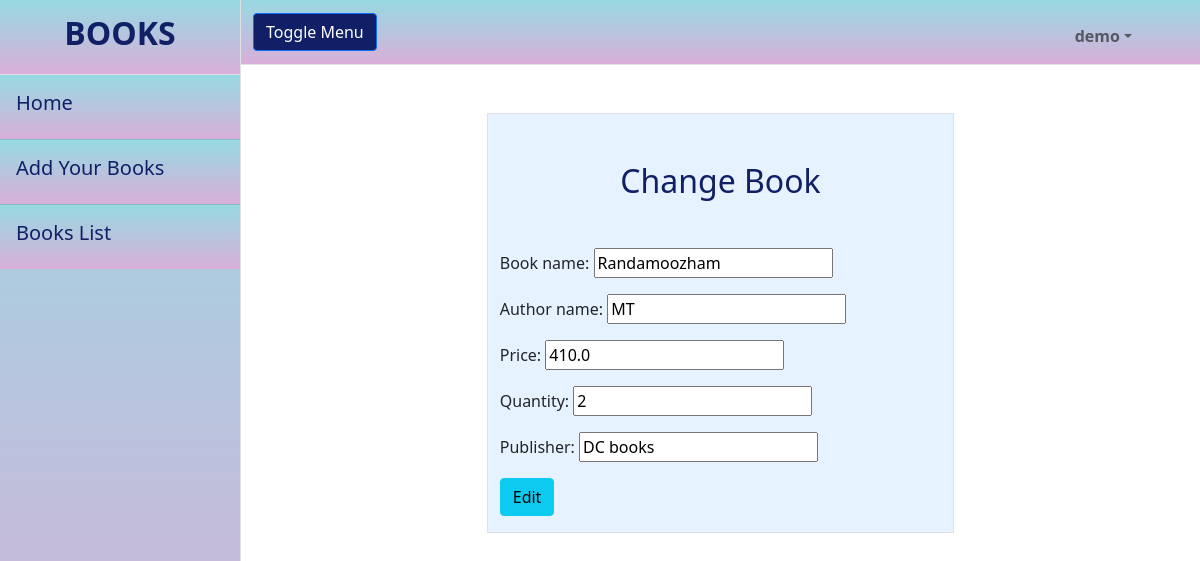
/bookapp/books/change/3 (signed in), run on an earlier commit of the app's database.
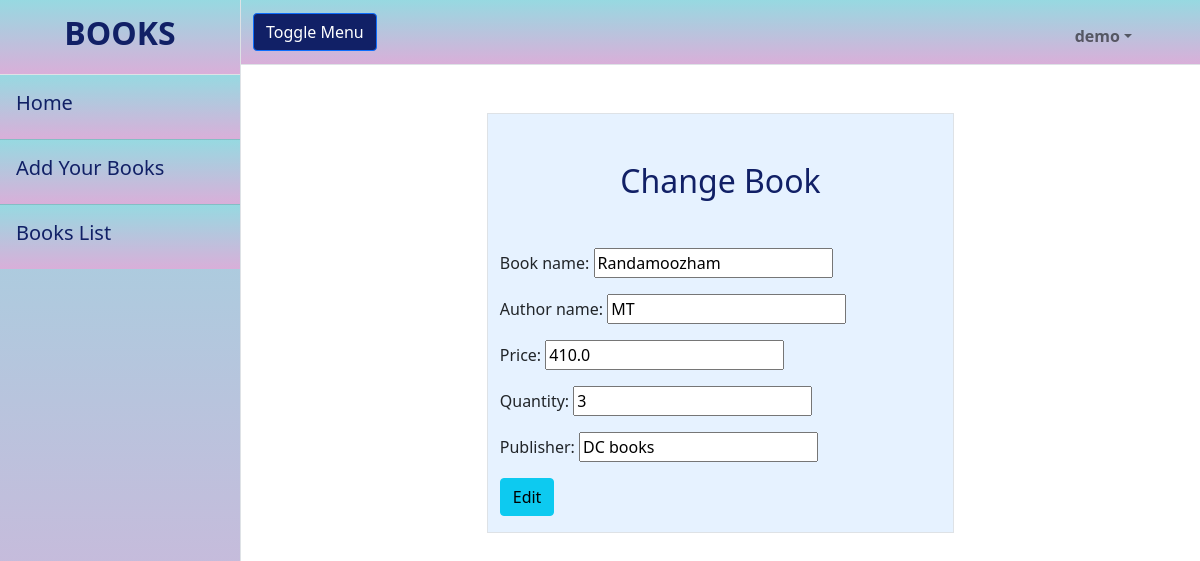
And on a later commit of the database.
### bookapp/models.py (models this page shows, shortened)
class Books(models.Model):
    book_name=models.CharField(max_length=120)
    author_name= models.CharField(max_length=120)
    price=models.FloatField()
    quantity=models.IntegerField()
    publisher=models.CharField(max_length=120)

### bookapp/views.py (the view, shortened to what this page needs)
# urls.py: path("books/change/<int:id>",views.BookEditView.as_view(),name="edit-book"),
@method_decorator(signin_required,name="dispatch")
class BookEditView(View):
    def get(self,request,*args,**kwargs):
        id=kwargs.get("id")
        book=Books.objects.get(id=id)
        form=forms.BookChangeForm(instance=book)
        return render(request,"book-edit.html",{"form":form})

### bookapp/forms.py
class BookChangeForm(forms.ModelForm):
    class Meta:
        model=Books
        fields=("__all__")

### bookapp/templates/book-edit.html (shortened to what this page needs)
{%extends 'base.html'%}
{%block body_block%}
<div class="container">
    <div class="row  mt-5">
        <div class="col-3"></div>
        <div class="col-6 border" style="background-color: #e6f2ff">
            <h2 class="mt-5 text-center" style="color:#112066">Change Book</h2>
            <form action="" class="mt-5" method="post">
                {{form.as_p}}
                <div class="mb-3">
                    <button type="submit" class="btn btn-info">Edit</button>
                </div>
            </form>
        </div>
        <div class="col-3"></div>
    </div>
</div>
{%endblock%}

What changed in the data, as far as the page shows it:
changed Books "Randamoozham": quantity "2" → "3"
